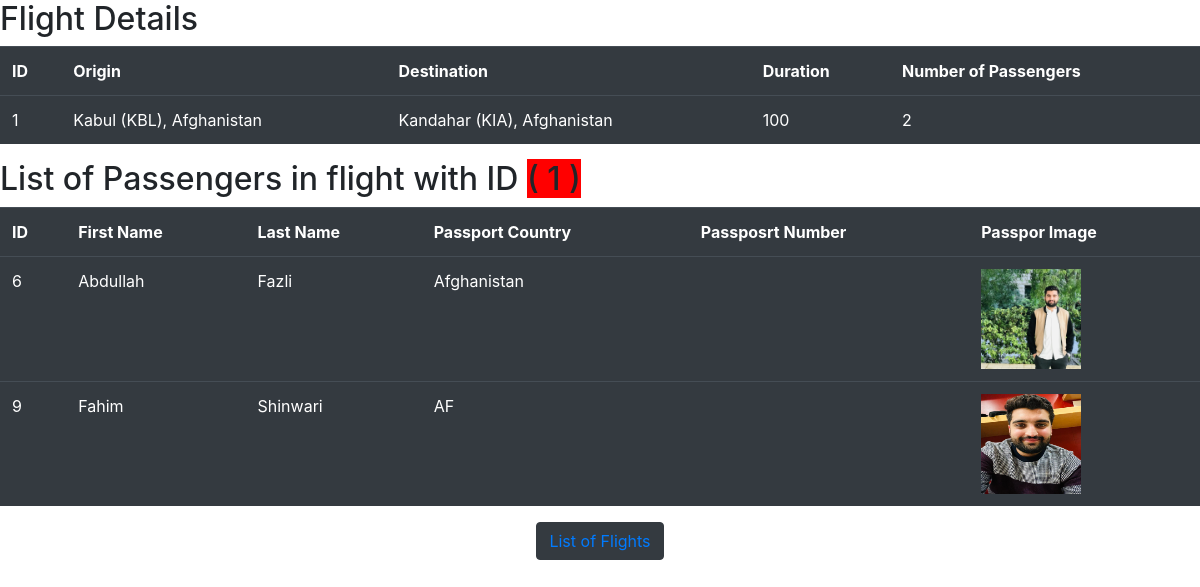
/1, run on an earlier commit of the app's database.
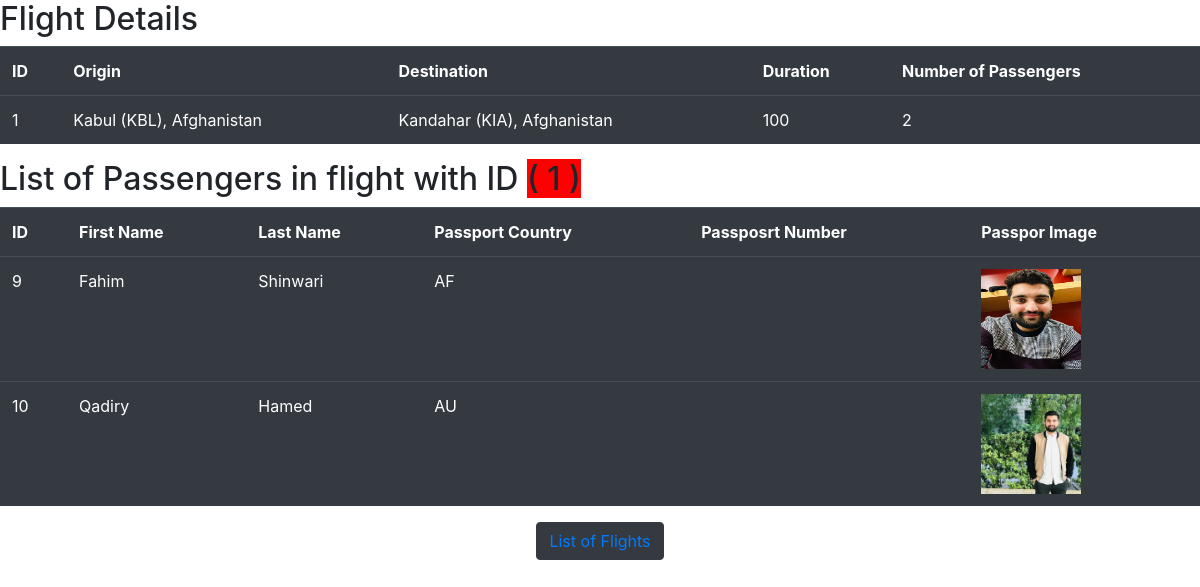
And on a later commit of the database.
### FlightsSystem/models.py (models this page shows, shortened)
class FlightModel(models.Model):
    origin = models.ForeignKey(
        AirportsModel, on_delete=models.CASCADE, max_length=30, related_name="departures")
    distination = models.ForeignKey(
        AirportsModel, on_delete=models.CASCADE, related_name="arrivals", max_length=30)
    duration = models.IntegerField()

class AirportsModel(models.Model):
    code = models.CharField(max_length=10)
    city = models.CharField(max_length=20)
    country = models.CharField(max_length=30)
    def __str__(self):
        return f" {self.city} ({self.code}), {self.country}"

class PassengersModel(models.Model):
    first = models.CharField(max_length=10)
    last = models.CharField(max_length=20)
    passportCountry = models.CharField(max_length=30)
    passport_photo = models.ImageField(
        upload_to='images/', null=True, blank=True)
    flights = models.ManyToManyField(
        FlightModel, blank=True, related_name="passengers")

### FlightsSystem/views.py (the view)
# urls.py: path("<int:flight_id>", views.aFlightDetails, name="aFlightDetails"),
def aFlightDetails(httprequest, flight_id):
    Flight = FlightModel.objects.get(pk=flight_id)
    if Flight:
        passengers = Flight.passengers.all()
        countpassenger = passengers.count()
        return render(httprequest, 'FlightsSystem/aFlightDetails.html', {
            "flight": Flight,
            "passengersInThisFlight": passengers,
            "countPassenger": countpassenger,
        })
    else:
        return HttpResponseNotFound('Flight not found')

### FlightsSystem/templates/FlightsSystem/aFlightDetails.html (shortened to what this page needs)
{% extends 'FlightsSystem/layout.html' %} {% block body %}
<h2>Flight Details</h2>
<table class="table table-dark table-hover">
  <th>ID</th>
  <th>Origin</th>
  <th>Destination</th>
  <th>Duration</th>
  <th>Number of Passengers</th>
  <tr>
    <td>{{flight.id}}</td>
    <td>{{flight.origin}}</td>
    <td>{{flight.distination}}</td>
    <td>{{flight.duration}}</td>
    <td>{{countPassenger}}</td>
  </tr>
</table>
<h2>
  List of Passengers in flight with ID
  <span style="background-color: red">( {{flight.id}} )</span>
</h2>
<table class="table table-dark table-hover">
  <th>ID</th>
  <th>First Name</th>
  <th>Last Name</th>
  <th>Passport Country</th>
  <th>Passposrt Number</th>
  <th>Passpor Image</th>
  {% for apassenger in passengersInThisFlight %}
  <tr>
    <td>{{apassenger.id}}</td>
    <td>{{apassenger.first}}</td>
    <td>{{apassenger.last}}</td>
    <td>{{apassenger.passportCountry}}</td>
    <td>{{apassenger.passportNumber}}</td>
    <td>
      <a href="#" class="image-link">
        <img src="{{ apassenger.passport_photo.url }}" alt="Passport Photo" width="100px" height="100px"/>
      </a>
    </td>
  </tr>
  {% endfor %}
</table>
<div style="text-align: center">
  <button class="btn btn-dark">
    <a href="{% url 'FlightsSystem:AllFLights' %}">List of Flights</a>
  </button>
</div>
{% endblock %}

### FlightsSystem/templates/FlightsSystem/layout.html (shortened to what this page needs)
{% load static %}
<!DOCTYPE html>
<html lang="en">
  <head>
    <link rel="stylesheet" href="{% static 'FlightsSystem/styles.css'%}" />
    <link
      rel="stylesheet"
      href="https://maxcdn.bootstrapcdn.com/bootstrap/4.5.2/css/bootstrap.min.css"
    />
  </head>
  <body>
    {% block body %} {% endblock %}
  </body>
</html>

What changed in the data, as far as the page shows it:
removed PassengersModel: id "6", first "Abdullah", last "Fazli", passportCountry "Afghanistan", passport_photo (picture)
added PassengersModel: id "10", first "Qadiry", last "Hamed", passportCountry "AU", passport_photo (picture)
